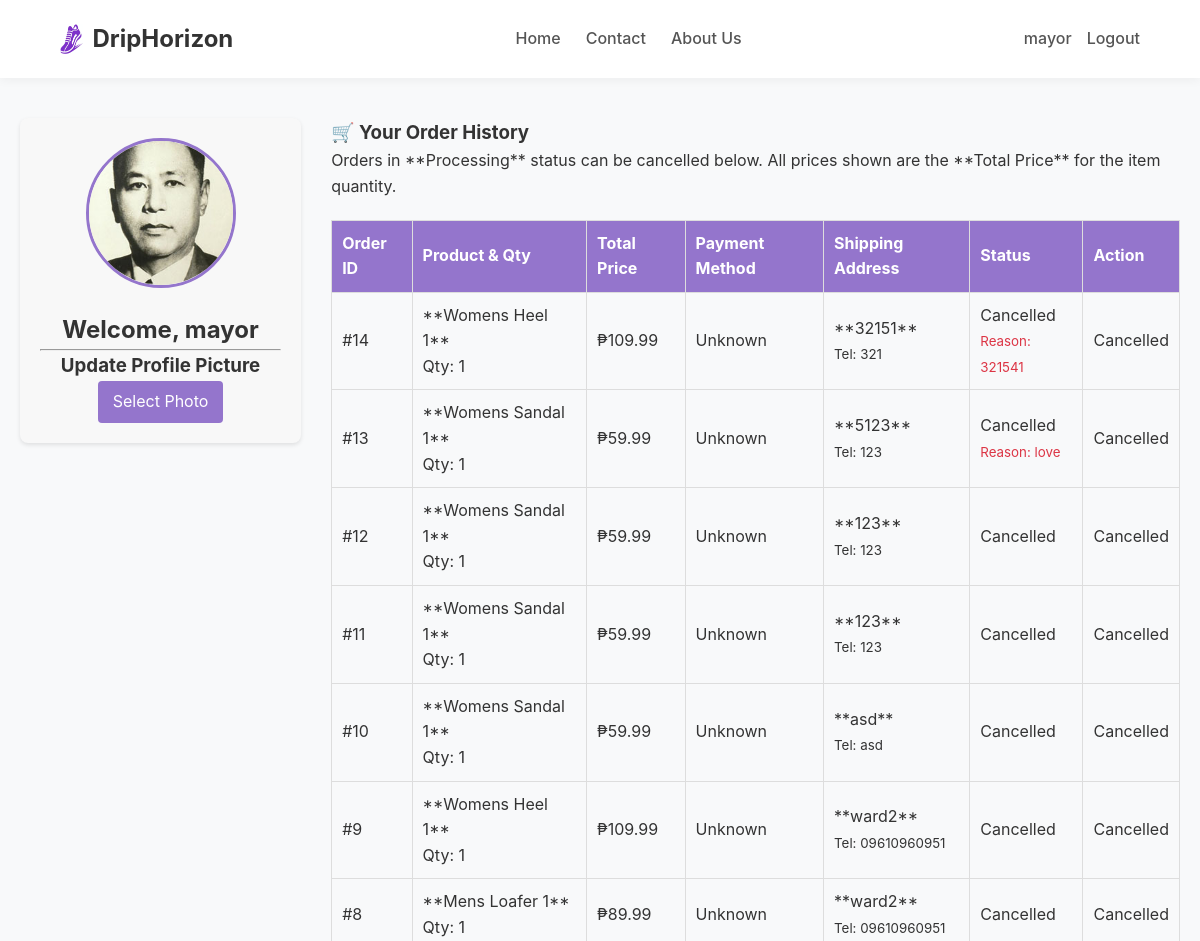
The app's page /profile (signed in, upper part), older data.
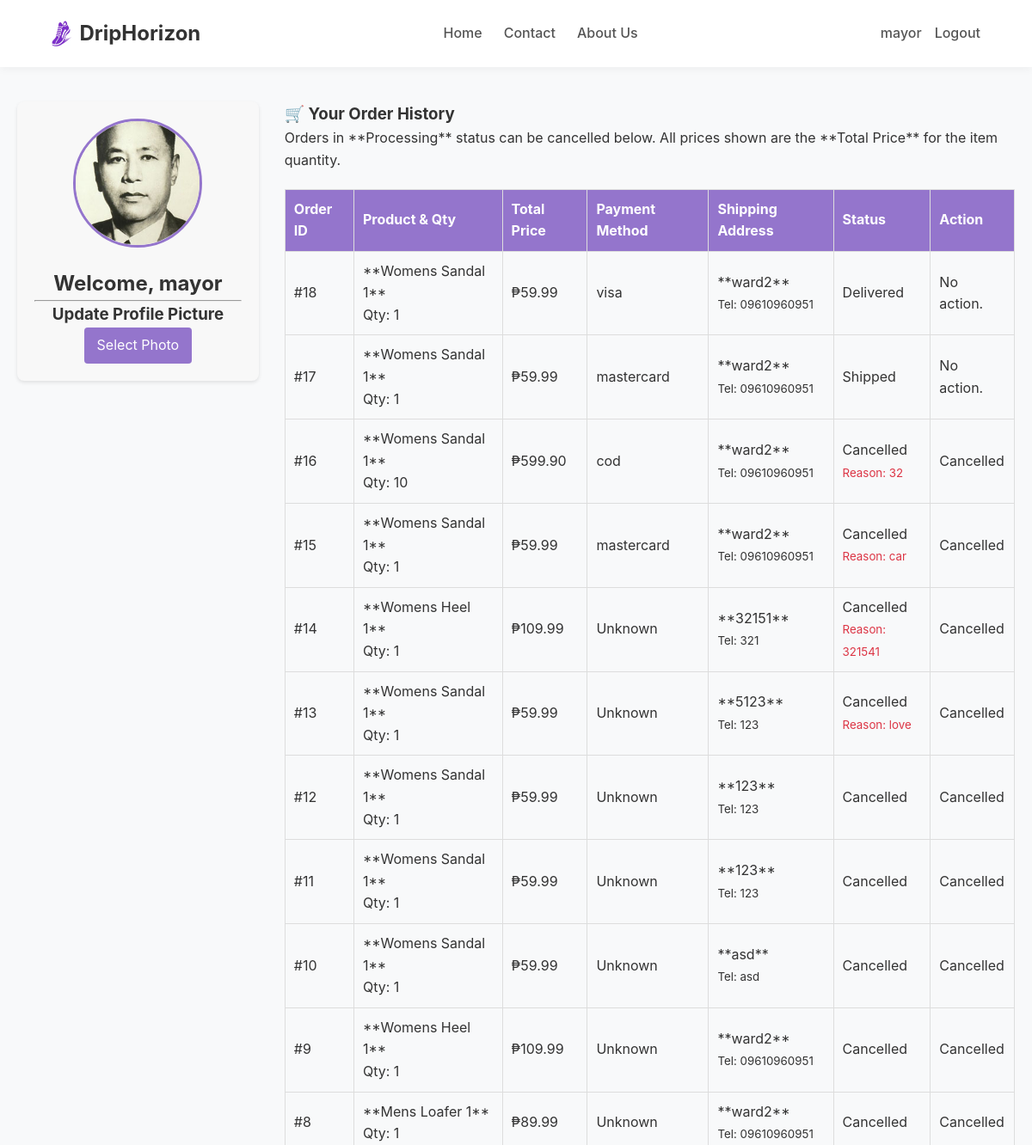
The same page, newer data.
### tables this page shows
CREATE TABLE users (id INTEGER PRIMARY KEY, username TEXT NOT NULL UNIQUE, password TEXT NOT NULL, profile_pic TEXT DEFAULT 'default_profile.png', is_admin INTEGER DEFAULT 0);

CREATE TABLE orders (id INTEGER PRIMARY KEY, user_id INTEGER NOT NULL, product_id TEXT NOT NULL, product_name TEXT NOT NULL, quantity INTEGER NOT NULL, price_at_purchase REAL NOT NULL, shipping_name TEXT, shipping_address TEXT, shipping_phone TEXT, status TEXT DEFAULT 'Processing', cancellation_reason TEXT DEFAULT NULL, payment_method TEXT DEFAULT 'Unknown', FOREIGN KEY (user_id) REFERENCES users (id));

### apy.py (the view)
@app.route('/profile')
def profile():
    if 'user_id' not in session:
        flash("Please log in to view your profile.", 'danger')
        return redirect(url_for('index'))
    user_id = session['user_id']
    username = session['username']
    conn = sqlite3.connect(DATABASE)
    cursor = conn.cursor()
    cursor.execute("SELECT username, profile_pic FROM users WHERE id = ?", (user_id,))
    user_data = cursor.fetchone()
    profile_pic = user_data[1] if user_data and user_data[1] else 'default_profile.png'
    cursor.execute("""
        SELECT
            product_name,           -- Index 0
            quantity,               -- Index 1
            price_at_purchase,      -- Index 2 (This is the total price for the order)
            id AS order_id,         -- Index 3
            shipping_address,       -- Index 4
            shipping_phone,         -- Index 5
            status,                 -- Index 6
            cancellation_reason,    -- Index 7
            payment_method          -- Index 8
        FROM orders
        WHERE user_id = ?
        ORDER BY order_id DESC
    """, (user_id,))
    orders = cursor.fetchall()
    conn.close()
    return render_template('profile.html',
                           username=username,
                           orders=orders,
                           profile_pic=profile_pic)

### templates/profile.html (shortened to what this page needs)
<!DOCTYPE html>
<html lang="en">
<head>
    <link rel="stylesheet" href="{{ url_for('static', filename='style.css') }}" />
</head>
<body>
    <header>
        <div class="header-left">
            <h1 class="header-title">
                <img src="{{ url_for('static', filename='5.jpg') }}" alt="Logo" /> DripHorizon
            </h1>
        </div>
        <nav>
            <a href="{{ url_for('index') }}">Home</a>
            <a href="{{ url_for('contact') }}">Contact</a>
            <a href="{{ url_for('about') }}">About Us</a>
            </nav>
        <div class="header-actions">
            {% if session.get('user_id') %}
                <a href="{{ url_for('profile') }}" class="profile-link active"> {{ session.get('username') }}</a>
                <a href="{{ url_for('logout') }}">Logout</a>
            {% else %}
                <a href="#loginModal">Login</a>
                <a href="#signInModal">Sign In</a>
            {% endif %}
        </div>
    </header>
    <main>
        <div class="profile-container">
            <div class="profile-sidebar">
                <div class="profile-pic-area">
                    <img src="{{ url_for('static', filename='profiles/' + profile_pic) }}" alt="Profile Picture">
                    <h2>Welcome, {{ username }}</h2>
                    <hr>
                </div>
                <h3>Update Profile Picture</h3>
                <form action="{{ url_for('upload_photo') }}" method="POST" enctype="multipart/form-data" class="upload-form">
                    <label for="file-upload" class="custom-file-upload">
                        Select Photo
                    </label>
                </form>
            </div>
            <div class="profile-main">
                <section class="order-history">
                    <h3>🛒 Your Order History</h3>
                    <p>Orders in **Processing** status can be cancelled below. All prices shown are the **Total Price** for the item quantity.</p>
                    {% if orders %}
                        <table class="order-table">
                            <thead>
                                <tr>
                                    <th>Order ID</th>
                                    <th>Product & Qty</th>
                                    <th>Total Price</th>
                                    <th>Payment Method</th>
                                    <th>Shipping Address</th>
                                    <th>Status</th>
                                    <th>Action</th>
                                </tr>
                            </thead>
                            <tbody>
                                {% for order in orders %}
                                <tr>
                                    <td>#{{ order[3] }}</td>
                                    <td>
                                        **{{ order[0] }}** <br>Qty: {{ order[1] }}
                                    </td>
                                    <td>
                                        ₱{{ "%.2f"|format(order[2]) }}
                                    </td>
                                    <td>
                                        {{ order[8] }}
                                    </td>
                                    <td>
                                        **{{ order[4] }}** <br><small>Tel: {{ order[5] }}</small>
                                    </td>
                                    <td>
                                        <span class="status-{{ order[6].lower() }}">{{ order[6] }}</span>
                                        {% if order[6] == 'Cancelled' and order[7] %}
                                            <br><small style="color: #dc3545;">Reason: {{ order[7] }}</small>
                                        {% endif %}
                                    </td>
                                    <td class="cancellation-cell">
                                        {% if order[6] == 'Processing' %}
                                            <form action="{{ url_for('cancel_order', order_id=order[3]) }}" method="POST">
                                                <textarea name="reason" placeholder="Reason for cancellation (required)" rows="2" required></textarea>
                                                <button type="submit" class="cancel-btn">Cancel Order</button>
                                            </form>
                                        {% elif order[6] == 'Cancelled' %}
                                            <p class="status-cancelled">Cancelled</p>
                                        {% else %}
                                            <p>No action.</p>
                                        {% endif %}
                                    </td>
                                </tr>
                                {% endfor %}
                            </tbody>
                        </table>
                    {% else %}
                        <p>You have not placed any orders yet. Start shopping!</p>
                    {% endif %}
                </section>
            </div>
        </div>
    </main>
</body>
</html>

### static/Style.css (style rules this page uses)
* { margin: 0; padding: 0; box-sizing: border-box; }
body { font-family: -apple-system, BlinkMacSystemFont, 'Segoe UI', Roboto, Helvetica, Arial, sans-serif, 'Apple Color Emoji', 'Segoe UI Emoji', 'Segoe UI Symbol'; line-height: 1.6; color: #333; background-color: #f8f9fa; }
a { text-decoration: none; color: inherit; }
img { max-width: 100%; height: auto; }
header { display: flex; justify-content: space-between; align-items: center; padding: 20px 60px; background-color: white; box-shadow: 0 2px 10px rgba(0, 0, 0, 0.05); }
.header-title { display: flex; align-items: center; font-size: 1.5em; color: #333; }
.header-title img { height: 30px; width: auto; margin-right: 10px; }
header > nav { display: flex; gap: 25px; flex-grow: 1; justify-content: center; }
header a { color: #555; font-weight: 500; transition: color 0.3s; }
.header-actions { display: flex; gap: 15px; }
.profile-container { display: flex; gap: 30px; max-width: 1200px; margin: 40px auto; padding: 0 20px; }
.profile-sidebar { width: 300px; padding: 20px; background-color: #f8f8f8; border-radius: 8px; box-shadow: 0 2px 4px rgba(0,0,0,0.1); height: fit-content; text-align: center; }
.profile-main { flex-grow: 1; }
.profile-pic-area img { width: 150px; height: 150px; border-radius: 50%; object-fit: cover; border: 3px solid #9475cc; margin-bottom: 15px; }
.profile-pic-area h2 { margin-top: 0; color: #333; }
.custom-file-upload { background-color: #9475cc; color: white; padding: 8px 15px; border-radius: 4px; cursor: pointer; display: inline-block; transition: background-color 0.3s; }
.order-table { width: 100%; border-collapse: collapse; margin-top: 20px; }
.order-table th, .order-table td { border: 1px solid #ddd; padding: 10px; text-align: left; }
.order-table th { background-color: #9475cc; color: white; }

Row changes from the older to the newer data that the page shows:
added orders: id "18", product_name "Womens Sandal 1", quantity "1", price_at_purchase "59.99", payment_method "visa", shipping_address "ward2", shipping_phone "09610960951", status "Delivered", shows "No action."
added orders: id "17", product_name "Womens Sandal 1", quantity "1", price_at_purchase "59.99", payment_method "mastercard", shipping_address "ward2", shipping_phone "09610960951", status "Shipped", shows "No action."
added orders: id "16", product_name "Womens Sandal 1", quantity "10", price_at_purchase "599.90", payment_method "cod", shipping_address "ward2", shipping_phone "09610960951", status "Cancelled", cancellation_reason "32"
added orders: id "15", product_name "Womens Sandal 1", quantity "1", price_at_purchase "59.99", payment_method "mastercard", shipping_address "ward2", shipping_phone "09610960951", status "Cancelled", cancellation_reason "car"
